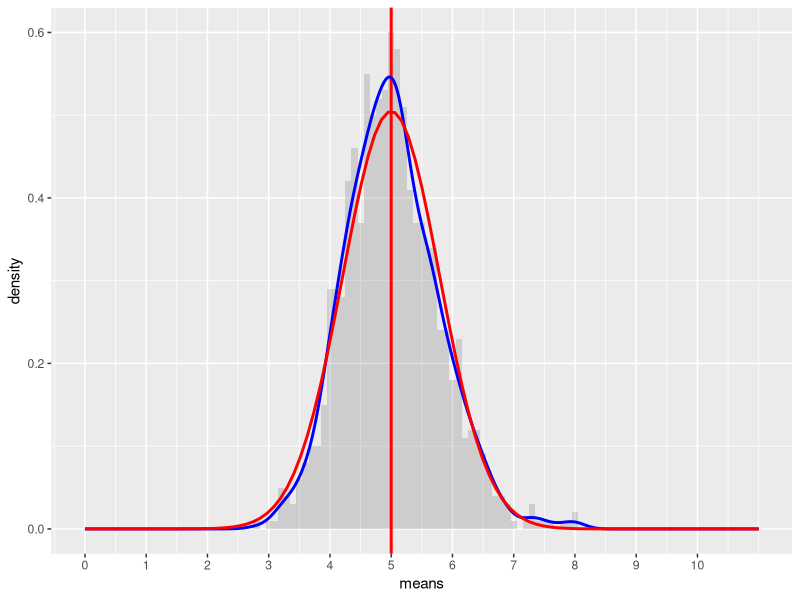
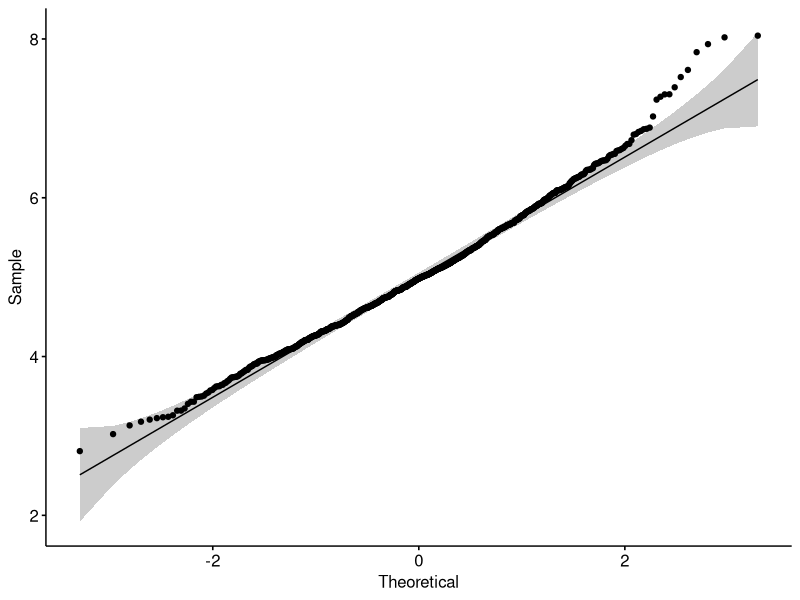
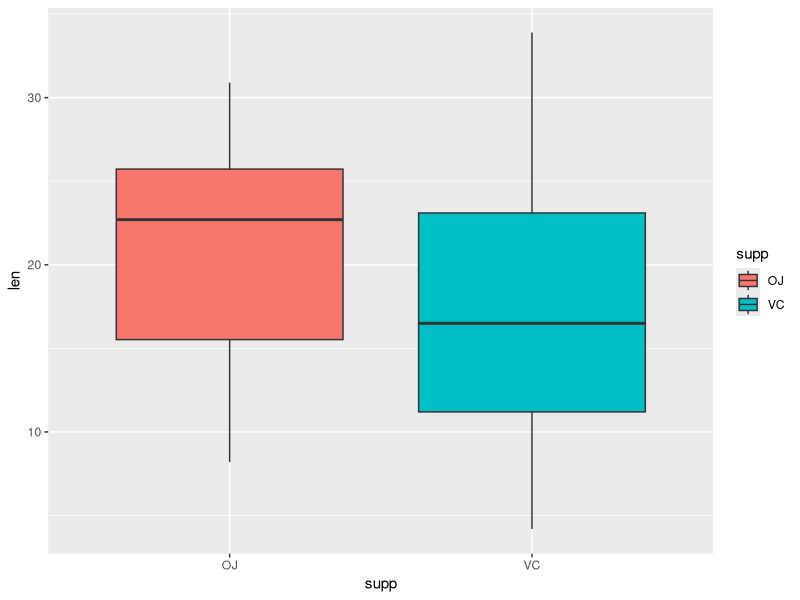
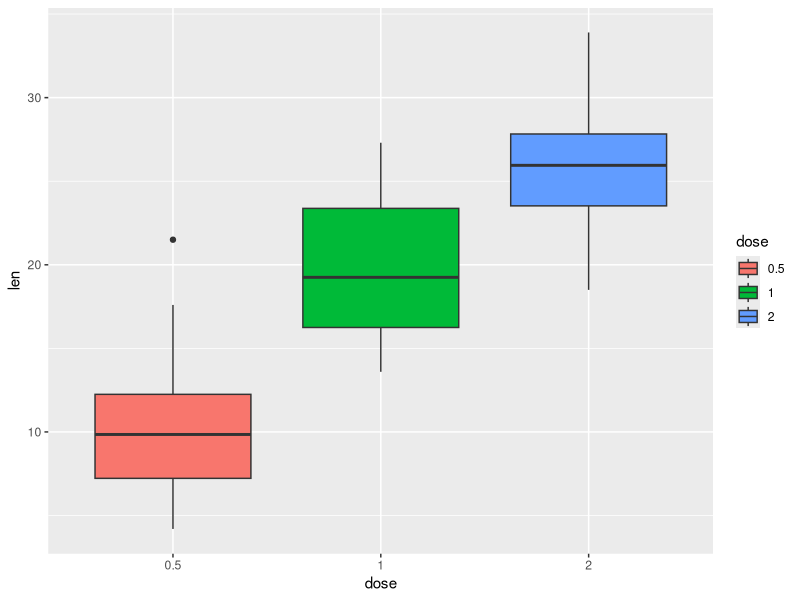
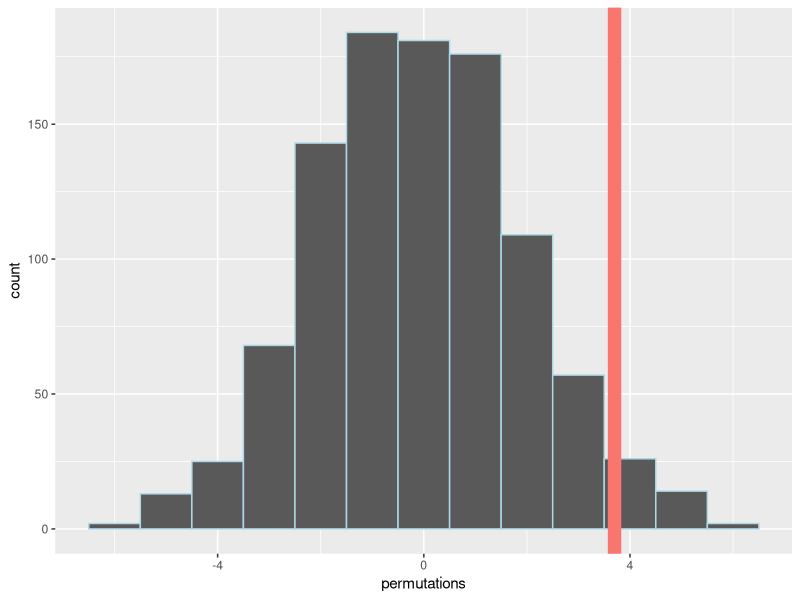

Reproduce these figures in R, in order.
## ---- chunk 1
knitr::opts_chunk$set(echo = TRUE)
library(tidyverse)
library(ggpubr)
## ---- chunk 2
#Final project for Statistical Inference by Jose Ramon Pineda

#Packages used: tidyverse, ggpubr

#PART 1

lambda <-  0.2
n <- 40
sim <- 1000
set.seed(seed = 421)
mu <- 1/lambda

#To begin, we expect a mean of 5 (1/lambda)

test <- replicate(sim, rexp(n, lambda))
meantest <- data.frame(means = apply(test, 2, mean))

#Sample mean turns out to be close to the expected 5 at 5.02

var <- ((1/lambda)/sqrt(n))^2
testvar <- var(meantest$means)
testvar

#We see that the expected variance (6.25) is a bit higher than the variance we got in the test (5.99)

ggplot(data = meantest, aes(x = means)) + 
  geom_histogram(binwidth=0.1, aes(y=..density..), alpha=0.2) + 
  geom_vline(xintercept = mu, size=1, colour="red") + 
  geom_density(colour="blue", size=1) +
  scale_x_continuous(breaks=seq(mu-5,mu+5,1), limits=c(mu-5,mu+6))  +
  stat_function(fun = dnorm, args = list(mean = mu , sd = sqrt(var)), colour = "red", size=1) 

#Graphically this seems like a normal distribution. The blue line shows our test data and the red shows what a normal distribution would look like. Let's run a Shapiro test to confirm that it is actually normal.

shapiro.test(meantest$means)

#The shapiro test shows an extremely small p-value, so we reject the Ho that this is normally distributed.

#We also run a qqplot to visualize this some more. We see then that some of the points on the right tail fall outside the confidence interval testing normality, which possibly explains the Shapiro test results.

ggqqplot(meantest$means)
## ---- chunk 3

#PART 2

tooth <- ToothGrowth

#This dataset contains information on:
#The Effect of Vitamin C on Tooth Growth in Guinea Pigs
#Vitamins were administered via orange juice (OJ) or ascorbic acid (VC)

g <- ggplot(tooth, aes(x = supp, y = len, fill = supp))
g +geom_boxplot()

tooth$dose <- as.factor(tooth$dose)

h <- ggplot(tooth, aes(x = dose, y = len, fill = dose))
h +geom_boxplot()

#We can tell from our preliminary graphs that VC seems to have a weaker effect on tooth length thanif OJ was administered. Also, unsurprisingly, if the dose is higher tooth length has a higher value

#To confirm this statistically we do the following tests:

group <- as.character(tooth$supp)
testStat <- function(w, g) mean (w[g=="OJ"]) - mean (w[g =="VC"])
observedStat <- testStat(tooth$len, group)
observedStat

#The observed difference between groups is 3.7, with OJ having a larger effect on length than VC

permutations <- sapply(1:1000, function(i) testStat (tooth$len, sample(group)))
mean(permutations > observedStat)

#After 1000 permutations we found 3% of the datasets were larger than the original data
#The p - value is still small though, so we reject the null hypothesis at an alpha of 0.05

ggplot()+aes(permutations)+geom_histogram(binwidth=1, color="lightblue")+
    geom_vline(aes(xintercept=3.7, color="red", size =0.05), show.legend = FALSE)

# From our histogram we see that most observations fall below that mean we calculated of 3.7.
# So a 0 mean difference is relatively unlikely at first glance

# Next let's build the Confidence intervals and p - values of our observations based on supplement

g1 <- tooth$len[1:30]; g2 <- tooth$len[31:60]
difference <-  g2 - g1

t.test(difference, paired = FALSE)


#Based on this we see we have our confidence interval and a very low p value of 0.0025 which implies that OJ has a more positive effect on length than VC of 1.41 to 5.99 in 95% of cases

#Now we do the same for dose for both supplements separately

h1oj <- tooth %>% 
      filter(supp == "OJ") %>% 
      arrange(dose) %>% 
      slice(1:10) %>% 
      select(len)

h2oj <- tooth %>% 
  filter(supp == "OJ") %>% 
  arrange(dose) %>% 
  slice(11:20) %>%
  select(len)

h3oj <- tooth %>%
  filter(supp == "OJ") %>% 
  arrange(dose) %>% 
  slice(21:30) %>% 
  select(len)

difference2oj <- h3oj-h2oj

t.test(difference2oj, paired = FALSE)

difference3oj <- h2oj-h1oj

t.test(difference3oj, paired = FALSE)

#In the case of OJ it seems that the p value is a bit higher when comparing a dose of 2 with 1
#With a possibility that there is no noticeable effect (lower CI goes below 0) which passes the p-test at 10%. Whereas for doses of 1 to 0.5 the effect is clearly positive, with a very low p-value and high CI.

h1vc <- tooth %>% 
  filter(supp == "VC") %>% 
  arrange(dose) %>% 
  slice(1:10) %>% 
  select(len)

h2vc <- tooth %>% 
  filter(supp == "VC") %>% 
  arrange(dose) %>% 
  slice(11:20) %>%
  select(len)

h3vc <- tooth %>% 
  filter(supp == "VC") %>% 
  arrange(dose) %>% 
  slice(21:30) %>% 
  select(len)

difference2vc <- h3vc-h2vc

t.test(difference2vc, paired = FALSE)

difference3vc <- h2vc-h1vc

t.test(difference3vc, paired = FALSE)

#As for VC we can see that increased dosing has a very statstically significant positive effect on length, with high/positive CI and p-values that are extremely low. The Ho that the mean is 0 is very easily rejected.

